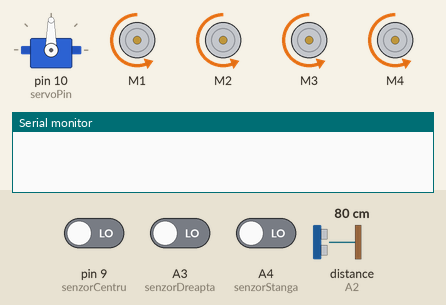
This sketch was run on a simulated Arduino Uno, built with avr-gcc and run on an emulated ATmega328P. Parts: servo, 4 × DC motor (green arrow = forward, orange = backward, longer = faster), the last lines printed to the serial monitor. Wiring (inferred from the names in the program): ultrasonic range finder: trigger A0; echo A2. Inputs (shaded band) come from the test bench; at power-on: A3 (senzorDreapta) LOW, A4 (senzorStanga) LOW, pin 9 (senzorCentru) LOW, distance to the obstacle (sensor on A2) 80 cm. The echo pulse lasts 58.3 µs per cm.

Above: at 1.6 s.
1.7 s: A3 (senzorDreapta) driven HIGH
At 2.9 s:
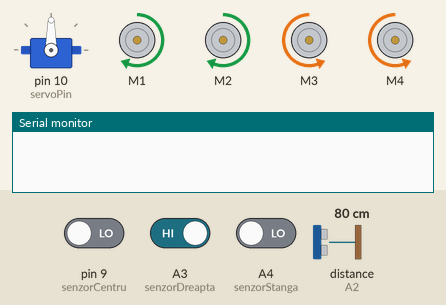
3.2 s: A4 (senzorStanga) driven HIGH
At 3.7 s:
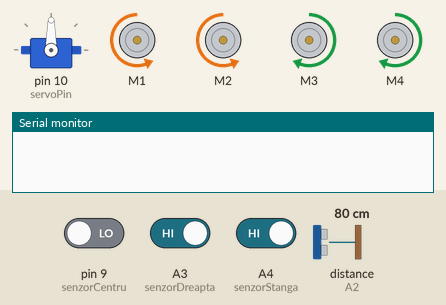
4.7 s: A4 (senzorStanga) driven LOW
At 5.9 s:
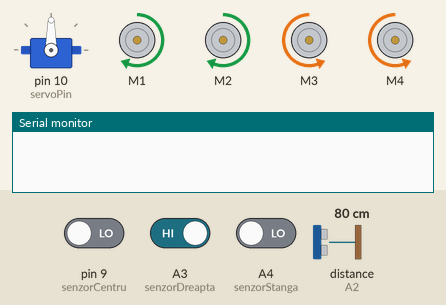
6.2 s: pin 9 (senzorCentru) driven HIGH
At 7.3 s:
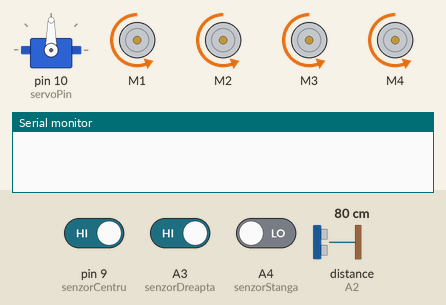
7.7 s: distance to the obstacle (sensor on A2) set to 23 cm
9.2 s: distance to the obstacle (sensor on A2) set to 18 cm
At 12.72 s:
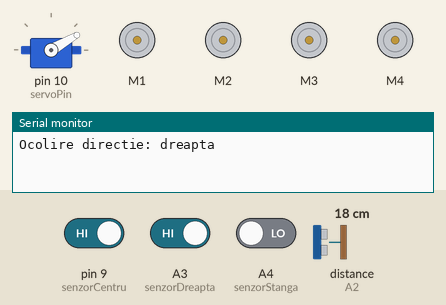
Timing chart, 0 to 13.2 s (numbered marks = the images above; inputs shaded):
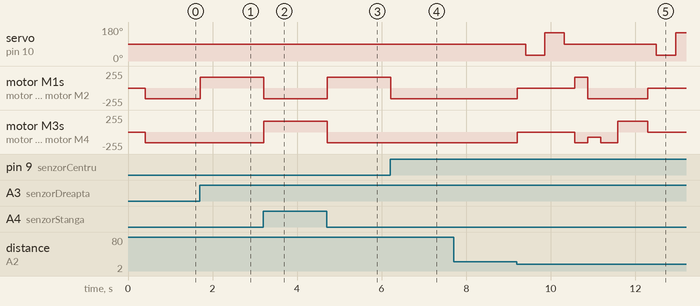

The sketch:

cod_robot.ino
```cpp
#include <AFMotor.h>
#include <Servo.h>

// Motoare
AF_DCMotor motor1(1); // Dreapta Spate
AF_DCMotor motor2(2); // Dreapta Fata
AF_DCMotor motor3(3); // Stanga Fata
AF_DCMotor motor4(4); // Stanga Spate

// Senzori IR
const int senzorStanga  = A4;
const int senzorCentru  = 9;
const int senzorDreapta = A3;

//Ultrasonic
const int trigPin = A0;
const int echoPin = A2;

// servo
Servo cap;
const int servoPin = 10;

const int SERVO_STANGA  = 30;
const int SERVO_CENTRU  = 90;
const int SERVO_DREAPTA = 150;

const int VITEZA_DREPT = 160;
const int VITEZA_VIRAJ = 160;
const int VITEZA_CAUTE = 120;

const int DIST_OBSTACOL = 20;
const unsigned long TIMEOUT_LINIE = 1500;///TIMP MAXIM FARA LINIE

int ultimaDirectie = 0; // -1 st 0 centru 1 dr
unsigned long timpUltimaLinie = 0;//cand a detectat ultima oara linia

bool modOcolire = false;//daca ocoleste
int directieOcolire = 0; // -1 st, 1 dr


void setup() {
  Serial.begin(9600);

  pinMode(senzorStanga, INPUT);
  pinMode(senzorCentru, INPUT);
  pinMode(senzorDreapta, INPUT);

  pinMode(trigPin, OUTPUT);
  pinMode(echoPin, INPUT);

  cap.attach(servoPin);//atasez la pin
  cap.write(SERVO_CENTRU);//pun servo in centru
  delay(400);

  setSpeedAll(VITEZA_DREPT);
  timpUltimaLinie = millis();

}

void loop() {
  int St = citireStabila(senzorStanga);
  int Ce = citireStabila(senzorCentru);
  int Dr = citireStabila(senzorDreapta);

  int dist = citesteDistanta();

  // Obstacol numai dacă linia e sub centru și nu suntem deja în ocolire
  if (Ce == 1 && dist < DIST_OBSTACOL && !modOcolire) {
    modOcolire = true;
    ocolesteObstacol();
    return;
  }

  if (modOcolire) return;//daca ocoleste nu face altceva

  // Urmărire linie
  if (St == 1 || Ce == 1 || Dr == 1) {
    timpUltimaLinie = millis();//actualizam daca senzorul citeste
  }

  if (Ce == 1) {
    inainte();
    ultimaDirectie = 0;
  } else if (St == 1) {
    vireazaStanga();
    ultimaDirectie = -1;
  } else if (Dr == 1) {
    vireazaDreapta();
    ultimaDirectie = 1;
  } else {
    if (millis() - timpUltimaLinie > TIMEOUT_LINIE) {
      stopRobot();
      return;
    }
    setSpeedAll(VITEZA_CAUTE);
    if (ultimaDirectie == -1) vireazaStanga();
    else if (ultimaDirectie == 1) vireazaDreapta();
    else inainte();
  }

  delay(5);//pauza pt procesor
}

//  Ocolire obstacol

void ocolesteObstacol() {
  stopRobot();
  delay(200);

  //scanare stanga
  cap.write(SERVO_STANGA);
  delay(350);
  int distSt = distMedie();

  //scanare dreapta
  cap.write(SERVO_DREAPTA);
  delay(350);
  int distDr = distMedie();

  // revine centru
  cap.write(SERVO_CENTRU);
  delay(250);

  // alege direcția ocolirii
  if (abs(distDr - distSt) < 5) {
    directieOcolire = ultimaDirectie != 0 ? ultimaDirectie : 1;
  } else {
    // LOGICA INVERS: dacă dreapta are distanța mai mare, ocolește STÂNGA (-1), altfel dreapta (1)
    directieOcolire = (distDr > distSt) ? -1 : 1;
  }

  Serial.print("Ocolire directie: ");
  Serial.println(directieOcolire == 1 ? "dreapta" : "stanga");

  // viraj primar + mers puțin în viraj (ca să nu stea pe loc)
  unsigned long tViraj1 = millis();
  while (millis() - tViraj1 < 300) {
    if (directieOcolire == 1) {
      vireazaDreapta();
    } else {
      vireazaStanga();
    }
    delay(20);
  }

  //  îndreptare + mers înainte puțin (ajustare direcție)
  unsigned long tIndreptare = millis();
  while (millis() - tIndreptare < 300) {
    if (directieOcolire == 1) {
      // Îndreptare viraj mic stânga
      setSpeedAll(VITEZA_VIRAJ);
      motor1.run(BACKWARD);
      motor2.run(BACKWARD);
      motor3.run(BACKWARD);
      motor4.run(BACKWARD);
      // Viraj mic stânga: roțile din stânga merg mai încet
      motor3.setSpeed(VITEZA_VIRAJ / 2);
      motor4.setSpeed(VITEZA_VIRAJ / 2);
      motor1.setSpeed(VITEZA_VIRAJ);
      motor2.setSpeed(VITEZA_VIRAJ);
    } else {
      // Îndreptare viraj mic dreapta
      setSpeedAll(VITEZA_VIRAJ);
      motor3.run(BACKWARD);
      motor4.run(BACKWARD);
      motor1.run(BACKWARD);
      motor2.run(BACKWARD);
      // Roțile din dreapta mai încet
      motor1.setSpeed(VITEZA_VIRAJ / 2);
      motor2.setSpeed(VITEZA_VIRAJ / 2);
      motor3.setSpeed(VITEZA_VIRAJ);
      motor4.setSpeed(VITEZA_VIRAJ);
    }
    delay(20);
  }

  // mers înainte puțin pentru a depăși obstacolul
  unsigned long tInainte = millis();
  while (millis() - tInainte < 400) {
    inainte();
    delay(20);
  }

  // viraj opus pentru a reveni spre linie, cu mers înainte în timpul virajului
  unsigned long tViraj2 = millis();
  while (millis() - tViraj2 < 700) {
    if (directieOcolire == 1) {
      vireazaStanga();
    } else {
      vireazaDreapta();
    }
    delay(20);
  }

  //  caută linia drept înainte
  unsigned long startCautare = millis();
  while (millis() - startCautare < 3000) {
    int St = citireStabila(senzorStanga);
    int Ce = citireStabila(senzorCentru);
    int Dr = citireStabila(senzorDreapta);

    if (St == 1 || Ce == 1 || Dr == 1) {
      timpUltimaLinie = millis();
      modOcolire = false;
      return;
    }

    inainte();
    delay(20);
  }

  // Daca nu gaseste linia, opreste robotul
  stopRobot();
  modOcolire = false;

}

//functii

int distMedie() {
  int suma = 0;
  for (int i = 0; i < 5; i++) {
    suma += citesteDistanta();
    delay(20);
  }
  return suma / 5;
}

int citireStabila(int pin) {
  int a = digitalRead(pin);
  delayMicroseconds(300);
  int b = digitalRead(pin);
  if (a == b) return a;
  else return 0;
}

int citesteDistanta() {
  digitalWrite(trigPin, LOW);
  delayMicroseconds(2);
  digitalWrite(trigPin, HIGH);
  delayMicroseconds(10);
  digitalWrite(trigPin, LOW);

  long durata = pulseIn(echoPin, HIGH, 25000);
  if (durata == 0) return 100;

  return durata / 58;
}

void setSpeedAll(int v) {
  motor1.setSpeed(v);
  motor2.setSpeed(v);
  motor3.setSpeed(v);
  motor4.setSpeed(v);
}

void inainte() {
  setSpeedAll(VITEZA_DREPT);
  motor1.run(BACKWARD);
  motor2.run(BACKWARD);
  motor3.run(BACKWARD);
  motor4.run(BACKWARD);
}

void vireazaStanga() {
  setSpeedAll(VITEZA_VIRAJ);
  motor1.run(BACKWARD);
  motor2.run(BACKWARD);
  motor3.run(FORWARD);
  motor4.run(FORWARD);
}

void vireazaDreapta() {
  setSpeedAll(VITEZA_VIRAJ);
  motor1.run(FORWARD);
  motor2.run(FORWARD);
  motor3.run(BACKWARD);
  motor4.run(BACKWARD);
}

void stopRobot() {
  motor1.run(RELEASE);
  motor2.run(RELEASE);
  motor3.run(RELEASE);
  motor4.run(RELEASE);
}
```

Measured:
- the behaviour switches between 21 and 20 cm on distance to the obstacle (sensor on A2) (found by bisection; images 4 and 5)
- after the input at 1.7 s, motor M1, motor M2: backward 160/255 → forward 160/255 at once; motor M3, motor M4: stays backward 160/255 (without the input it goes to stopped after 0.21 s)
- after the input at 3.2 s, motor M1, motor M2: forward 160/255 → backward 160/255 at once; motor M3, motor M4: backward 160/255 → forward 160/255 at once
- after the input at 4.7 s, motor M1, motor M2: backward 160/255 → forward 160/255 at once; motor M3, motor M4: forward 160/255 → backward 160/255 at once
- after the input at 6.2 s, motor M1, motor M2: forward 160/255 → backward 160/255 at once
- after the input at 7.7 s, every drawn part: stays the same
- after the input at 9.2 s, servo on pin 10 (servoPin): 90° → 30° after 0.21 s, → 150° 0.46 s later, → 90° 0.46 s later, → 30° 2.2 s later, … (5 changes in this stretch); motor M1: backward 160/255 → stopped at once, → forward 160/255 1.4 s later, → backward 160/255 0.30 s later, → stopped 1.4 s later
